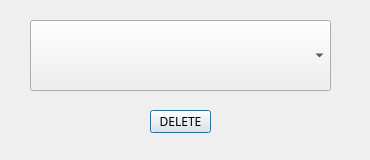
<?xml version="1.0" encoding="UTF-8"?>
<ui version="4.0">
 <class>DeleteNoteC</class>
 <widget class="QDialog" name="DeleteNoteC">
  <property name="geometry">
   <rect>
    <x>0</x>
    <y>0</y>
    <width>370</width>
    <height>160</height>
   </rect>
  </property>
  <property name="minimumSize">
   <size>
    <width>370</width>
    <height>160</height>
   </size>
  </property>
  <property name="maximumSize">
   <size>
    <width>370</width>
    <height>160</height>
   </size>
  </property>
  <property name="windowTitle">
   <string>Dialog</string>
  </property>
  <property name="styleSheet">
   <string notr="true"/>
  </property>
  <widget class="QComboBox" name="select">
   <property name="geometry">
    <rect>
     <x>30</x>
     <y>20</y>
     <width>301</width>
     <height>71</height>
    </rect>
   </property>
   <property name="font">
    <font>
     <family>微软雅黑</family>
     <pointsize>9</pointsize>
    </font>
   </property>
  </widget>
  <widget class="QPushButton" name="pushButtonDelete">
   <property name="geometry">
    <rect>
     <x>150</x>
     <y>110</y>
     <width>61</width>
     <height>23</height>
    </rect>
   </property>
   <property name="minimumSize">
    <size>
     <width>37</width>
     <height>0</height>
    </size>
   </property>
   <property name="maximumSize">
    <size>
     <width>370</width>
     <height>160</height>
    </size>
   </property>
   <property name="font">
    <font>
     <family>微软雅黑</family>
    </font>
   </property>
   <property name="text">
    <string>DELETE</string>
   </property>
  </widget>
 </widget>
 <resources/>
 <connections/>
</ui>
